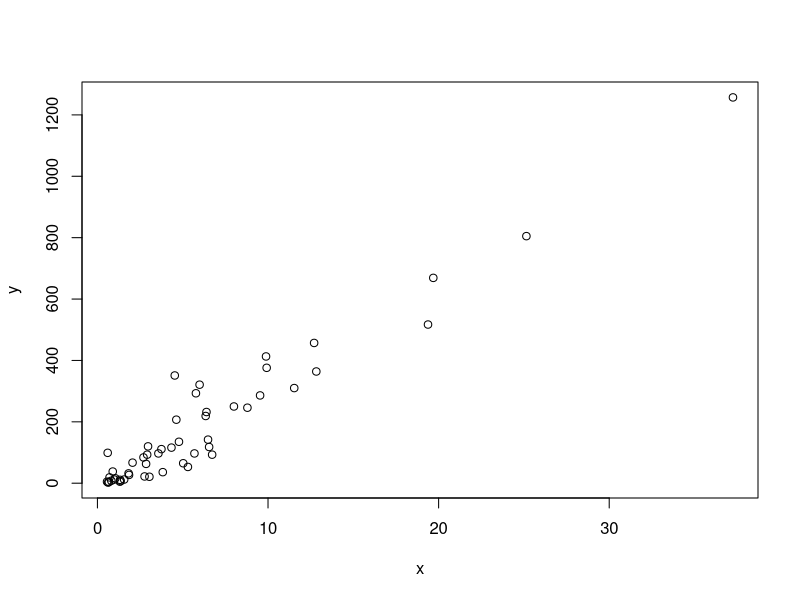
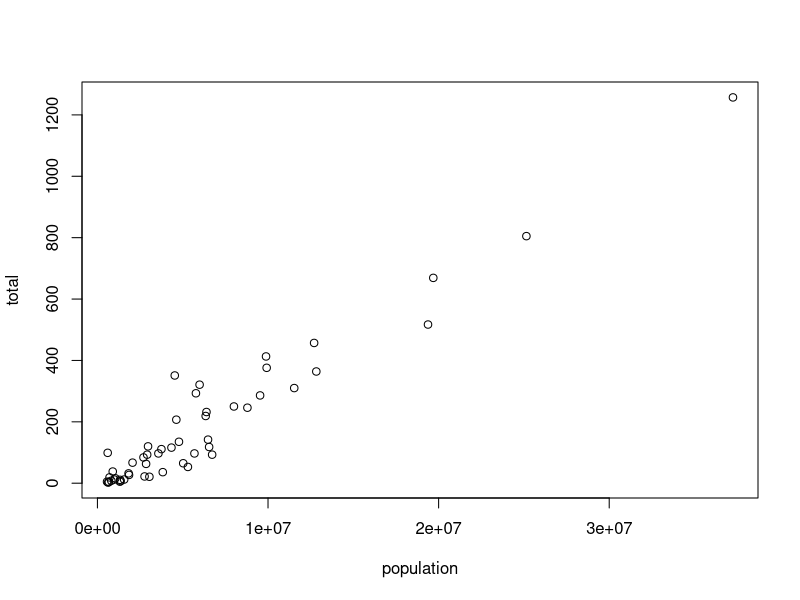
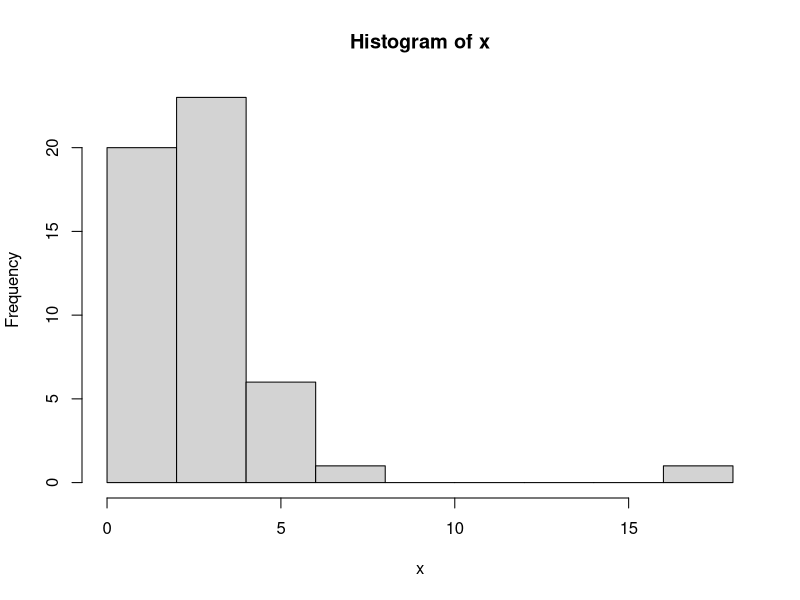
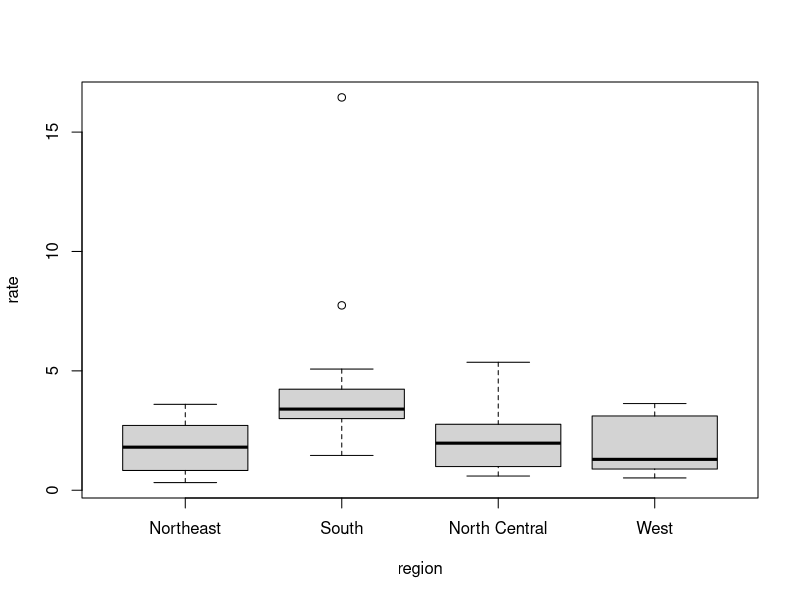
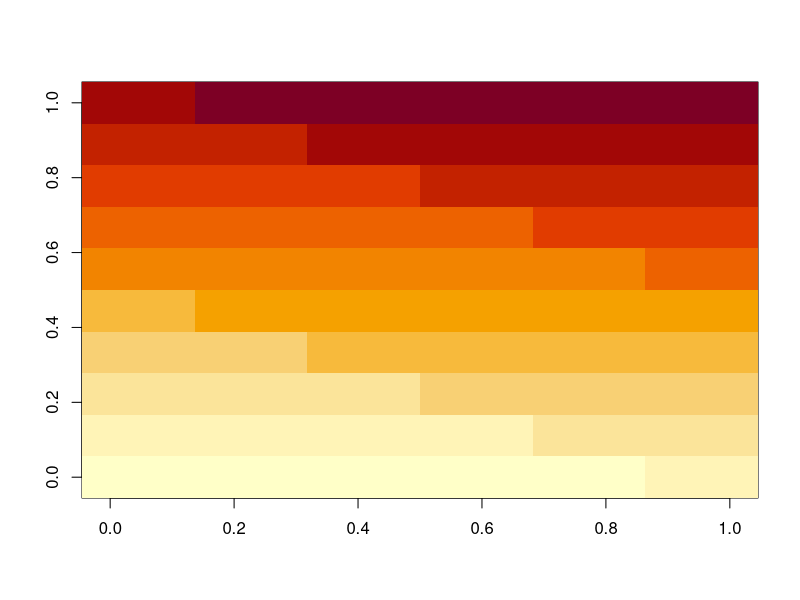
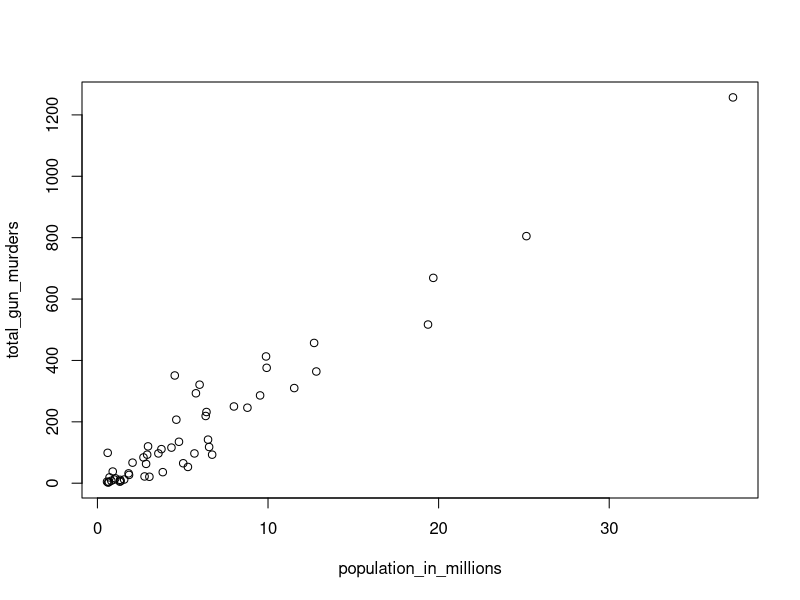
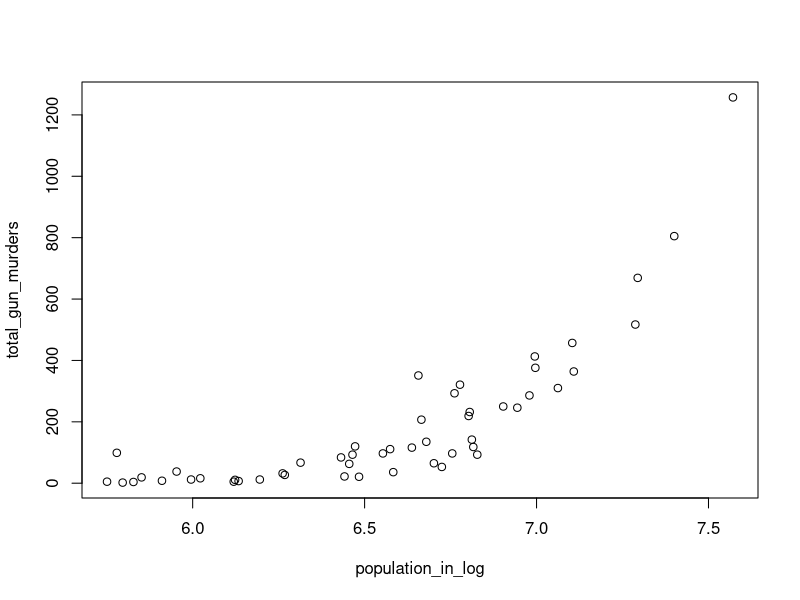
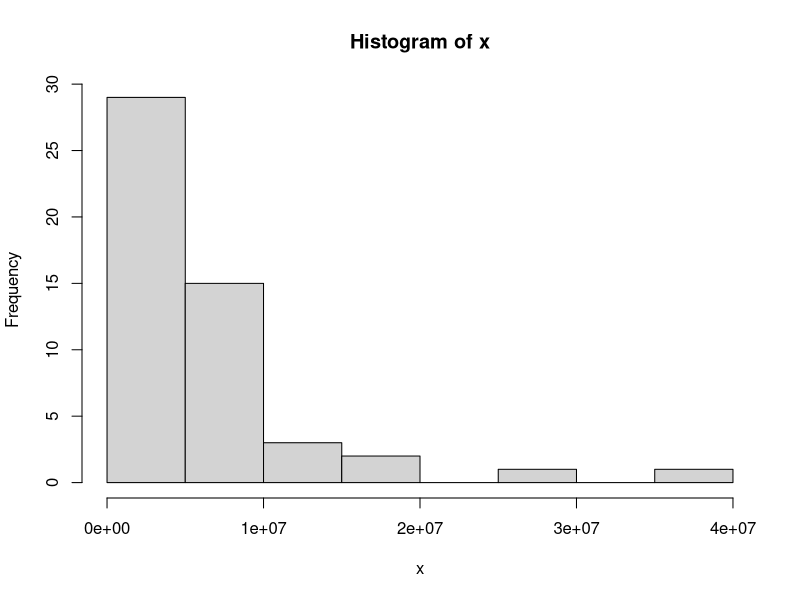

Here is the R script that generated these plots, in order:
## ---- chunk 1
a <- 1
b <- 1
c <- -1
## ---- chunk 2
a
## ---- chunk 3
print(a)
## ---- chunk 4
ls()
## ---- chunk 5
(-b + sqrt(b^2 - 4*a*c) ) / ( 2*a )
(-b - sqrt(b^2 - 4*a*c) ) / ( 2*a )
## ---- chunk 6
log(8)
log(a)
## ---- chunk 7
help("log")
## ---- chunk 8
?log
## ---- chunk 9
args(log)
## ---- chunk 10
log(8, base = 2)
## ---- chunk 11
log(x = 8, base = 2)
## ---- chunk 12
log(8,2)
## ---- chunk 13
log(base = 2, x = 8)
## ---- chunk 14
2 ^ 3
## ---- chunk 15
help("+")
## ---- chunk 16
?"+"
## ---- chunk 17
help(">")
## ---- chunk 18
?">"
## ---- chunk 19
data()
## ---- chunk 20
co2
## ---- chunk 21
pi
Inf+1
## ---- chunk 22
solution_1 <- (-b + sqrt(b^2 - 4*a*c)) / (2*a)
solution_2 <- (-b - sqrt(b^2 - 4*a*c)) / (2*a)
## ---- chunk 23
a <- 3
b <- 2
c <- -1
(-b + sqrt(b^2 - 4*a*c)) / (2*a)
(-b - sqrt(b^2 - 4*a*c)) / (2*a)
## ---- chunk 24
## Code to compute solution to quadratic equation of the form ax^2 + bx + c
## define the variables
a <- 3 
b <- 2
c <- -1

## now compute the solution
(-b + sqrt(b^2 - 4*a*c)) / (2*a)
(-b - sqrt(b^2 - 4*a*c)) / (2*a)
## ---- chunk 25
n=100
n*(n+1)/2
## ---- chunk 26
n=1000
n*(n+1)/2
## ---- chunk 27
n <- 1000
x <- seq(1, n)
sum(x)
## ---- chunk 28
help(seq)
## ---- chunk 29
help(sum)
## ---- chunk 30
log(sqrt(100),10)
## ---- chunk 31
x=1
log(10^x)
log10(x^10)
log(exp(x))
exp(log(x, base = 2))
## ---- chunk 32
x=2
log(10^x)
log10(x^10)
log(exp(x))
exp(log(x, base = 2))
## ---- chunk 33
x=3
log(10^x)
log10(x^10)
log(exp(x))
exp(log(x, base = 2))
## ---- chunk 34
a <- 2
class(a)
## ---- chunk 35
library(dslabs)
data(murders)
## ---- chunk 36
class(murders)
## ---- chunk 37
str(murders)
## ---- chunk 38
head(murders)
## ---- chunk 39
murders$population
## ---- chunk 40
names(murders)
## ---- chunk 41
pop <- murders$population
length(pop)
## ---- chunk 42
class(pop)
## ---- chunk 43
class(murders$state)
## ---- chunk 44
z <- 3 == 2
z
class(z)
## ---- chunk 45
?Comparison
## ---- chunk 46
class(1L)
## ---- chunk 47
class(murders$region)
## ---- chunk 48
levels(murders$region)
## ---- chunk 49
region <- murders$region
value <- murders$total
region <- reorder(region, value, FUN = sum)
levels(region)
## ---- chunk 50
record <- list(name = "John Doe",
             student_id = 1234,
             grades = c(95, 82, 91, 97, 93),
             final_grade = "A")
## ---- chunk 51
record
## ---- chunk 52
record$student_id
## ---- chunk 53
record[["student_id"]]
## ---- chunk 54
record2 <- list("John Doe", 1234)
record2
## ---- chunk 55
record2[[1]]
## ---- chunk 56
mat <- matrix(1:12, 4, 3)
mat
## ---- chunk 57
mat[2, 3]
## ---- chunk 58
mat[2, ]
## ---- chunk 59
mat[, 3]
## ---- chunk 60
mat[, 2:3]
## ---- chunk 61
mat[1:2, 2:3]
## ---- chunk 62
as.data.frame(mat)
## ---- chunk 63
data("murders")
murders[25, 1]
## ---- chunk 64
murders[2:3, ]
## ---- chunk 65
library(dslabs)
data(murders)
## ---- chunk 66
str(murders)
## ---- chunk 67
head(murders)
## ---- chunk 68
colnames(murders)
## ---- chunk 69
a <- murders$abb
class(a)
## ---- chunk 70
b <- murders[["abb"]]
identical(a,b)
## ---- chunk 71
class(murders$region)
## ---- chunk 72
length(levels(murders$region))
## ---- chunk 73
table(murders$region)
## ---- chunk 74
codes <- c(380, 124, 818)
codes
## ---- chunk 75
country <- c("italy", "canada", "egypt")
## ---- chunk 76
country <- c('italy', 'canada', 'egypt')
## ---- chunk 77
# country <- c(italy, canada, egypt)
## ---- chunk 78
codes <- c(italy = 380, canada = 124, egypt = 818)
codes
## ---- chunk 79
class(codes)
## ---- chunk 80
names(codes)
## ---- chunk 81
codes <- c("italy" = 380, "canada" = 124, "egypt" = 818)
codes
## ---- chunk 82
codes <- c(380, 124, 818)
country <- c("italy","canada","egypt")
names(codes) <- country
codes
## ---- chunk 83
seq(1, 10)
## ---- chunk 84
seq(1, 10, 2)
## ---- chunk 85
1:10
## ---- chunk 86
class(1:10)
## ---- chunk 87
class(seq(1, 10, 0.5))
## ---- chunk 88
codes[2]
## ---- chunk 89
codes[c(1,3)]
## ---- chunk 90
codes[1:2]
## ---- chunk 91
codes["canada"]
codes[c("egypt","italy")]
## ---- chunk 92
x <- c(1, "canada", 3)
## ---- chunk 93
x
class(x)
## ---- chunk 94
x <- 1:5
y <- as.character(x)
y
## ---- chunk 95
as.numeric(y)
## ---- chunk 96
x <- c("1", "b", "3")
as.numeric(x)
## ---- chunk 97
temp <- c(35,88,42,84,81,30)
## ---- chunk 98
city <- c("Beijing","Lagos","Paris","Rio de Janeiro","San Juan","Toronto")
## ---- chunk 99
names(temp) <- city
temp
## ---- chunk 100
temp[1:3]
## ---- chunk 101
temp[c(3,5)]
## ---- chunk 102
12:73
## ---- chunk 103
seq(1,99,2)
## ---- chunk 104
length(seq(6,55,4/7))
## ---- chunk 105
a <- seq(1, 10, 0.5)
class(a)
## ---- chunk 106
a <- seq(1, 10)
class(a)
## ---- chunk 107
class(a<-1)
class(1L)
## ---- chunk 108
x <- c("1", "3", "5")
## ---- chunk 109
as.integer(x)
class(x)
class(as.integer(x))
## ---- chunk 110
library(dslabs)
data(murders)
sort(murders$total)
## ---- chunk 111
x <- c(31, 4, 15, 92, 65)
sort(x)
## ---- chunk 112
index <- order(x)
x[index]
## ---- chunk 113
x
order(x)
## ---- chunk 114
murders$state[1:6]
murders$abb[1:6]
## ---- chunk 115
ind <- order(murders$total)
murders$abb[ind]
## ---- chunk 116
max(murders$total)
## ---- chunk 117
i_max <- which.max(murders$total)
murders$state[i_max]
## ---- chunk 118
x <- c(31, 4, 15, 92, 65)
rank(x)
## ---- chunk 119
x <- c(1, 2, 3)
y <- c(10, 20, 30, 40, 50, 60, 70)
x+y
## ---- chunk 120
library(dslabs)
data("murders")
## ---- chunk 121
head(murders)
## ---- chunk 122
pop <- murders$population
sort(pop)
sortpop <- sort(pop)
sortpop[1]
## ---- chunk 123
order(pop)
pop[51]
## ---- chunk 124
which.min(pop)
## ---- chunk 125
states <- murders$state
states[51]
## ---- chunk 126
temp <- c(35, 88, 42, 84, 81, 30)
city <- c("Beijing", "Lagos", "Paris", "Rio de Janeiro", 
          "San Juan", "Toronto")
city_temps <- data.frame(name = city, temperature = temp)
## ---- chunk 127
ranks <- rank(pop)
ranks
my_df <- data.frame(name=states,rank=ranks)
my_df
## ---- chunk 128
ind <- order(pop)
states[ind]
my_df <- data.frame(name=states[ind],rank=sort(rank(pop)))
my_df
## ---- chunk 129
data("na_example")  
str(na_example)
## ---- chunk 130
mean(na_example)
## ---- chunk 131
ind <- is.na(na_example)
sum(ind)
## ---- chunk 132
ind <- which(is.na(na_example)!=TRUE)
mean(na_example[ind])
mean(na_example,na.rm=TRUE)
## ---- chunk 133
library(dslabs)
data("murders")
murders$state[which.max(murders$population)]
## ---- chunk 134
inches <- c(69, 62, 66, 70, 70, 73, 67, 73, 67, 70)
## ---- chunk 135
inches * 2.54
## ---- chunk 136
inches - 69
## ---- chunk 137
murder_rate <- murders$total / murders$population * 100000
## ---- chunk 138
murders$abb[order(murder_rate)]
## ---- chunk 139
temp <- c(35, 88, 42, 84, 81, 30)
city <- c("Beijing", "Lagos", "Paris", "Rio de Janeiro", 
          "San Juan", "Toronto")
city_temps <- data.frame(name = city, temperature = temp)
## ---- chunk 140
C <- 5/9 * (temp-32)
city_temps <- data.frame(name = city, fahrenheit = temp, celsius = C)
city_temps
## ---- chunk 141
n <- 1:100
sum(1/n^2)
pi^2/6
## ---- chunk 142
murder_rate <- murders$total / murders$population * 100000
mean(murder_rate)
## ---- chunk 143
library(dslabs)
data("murders")
## ---- chunk 144
murder_rate <- murders$total / murders$population * 100000
## ---- chunk 145
ind <- murder_rate < 0.71
## ---- chunk 146
ind <- murder_rate <= 0.71
## ---- chunk 147
murders$state[ind]
## ---- chunk 148
sum(ind)
## ---- chunk 149
TRUE & TRUE
TRUE & FALSE
FALSE & FALSE
## ---- chunk 150
west <- murders$region == "West"
safe <- murder_rate <= 1
## ---- chunk 151
ind <- safe & west
murders$state[ind]
## ---- chunk 152
ind <- which(murders$state == "California")
murder_rate[ind]
## ---- chunk 153
ind <- match(c("New York", "Florida", "Texas"), murders$state)
ind
## ---- chunk 154
murder_rate[ind]
#> [1] 2.67 3.40 3.20
## ---- chunk 155
c("Boston", "Dakota", "Washington") %in% murders$state
## ---- chunk 156
match(c("New York", "Florida", "Texas"), murders$state)
which(murders$state%in%c("New York", "Florida", "Texas"))
## ---- chunk 157
library(dslabs)
data(murders)
## ---- chunk 158
murder_rate <- murders$total / murders$population * 100000
low <- murder_rate < 1
low
## ---- chunk 159
which(low)
## ---- chunk 160
murders$state[low]
## ---- chunk 161
northeast <- murders$region == "Northeast"
ind <- low & northeast
murders$state[ind]
## ---- chunk 162
average <- mean(murder_rate)
length(murder_rate[murder_rate < average])
## ---- chunk 163
ind <- match(c("AK","MI","IA"),murders$abb)
murders$state[ind]
## ---- chunk 164
c("MA","ME","MI","MO","MU") %in% murders$abb
## ---- chunk 165
c("MA","ME","MI","MO","MU") %in% murders$abb != TRUE
which(murders$abb%in%c("MA","ME","MI","MO","MU"))
## ---- chunk 166
x <- murders$population / 10^6
y <- murders$total
plot(x, y)
## ---- chunk 167
with(murders, plot(population, total))
## ---- chunk 168
x <- with(murders, total / population * 100000)
hist(x)
## ---- chunk 169
murders$state[which.max(x)]
## ---- chunk 170
murders$rate <- with(murders, total / population * 100000)
boxplot(rate~region, data = murders)
## ---- chunk 171
x <- matrix(1:120, 12, 10)
image(x)
## ---- chunk 172
library(dslabs)
data(murders)
population_in_millions <- murders$population/10^6
total_gun_murders <- murders$total
plot(population_in_millions, total_gun_murders)
## ---- chunk 173
population_in_log <- log(murders$population,10)
plot(population_in_log, total_gun_murders)
## ---- chunk 174
x <- with(murders,population)
hist(x)
## ---- chunk 175
boxplot(population~region,data=murders)
